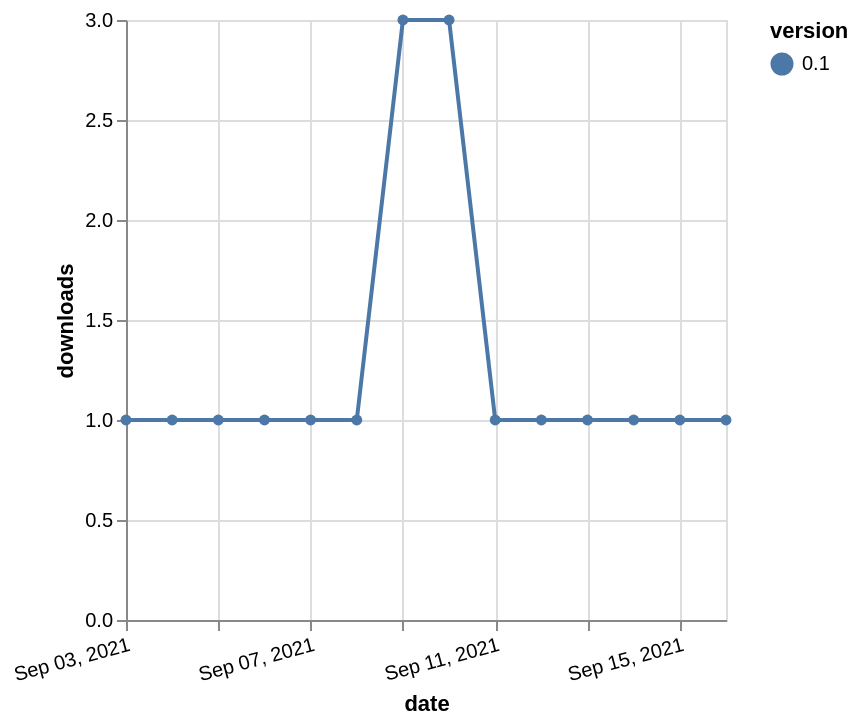

Here is the Vega-Lite specification saved for this chart:
### Vega-Lite specification from a JSON file in a GitHub repository (floating-point values rounded to 4 significant figures)
{"$schema": "https://vega.github.io/schema/vega-lite/v5.json", "description": "A simple bar chart with embedded data.", "data": {"values": [{"date": "2021-09-03", "total": 627, "delta": 1, "version": "0.1"}, {"date": "2021-09-04", "total": 628, "delta": 1, "version": "0.1"}, {"date": "2021-09-05", "total": 629, "delta": 1, "version": "0.1"}, {"date": "2021-09-06", "total": 630, "delta": 1, "version": "0.1"}, {"date": "2021-09-07", "total": 631, "delta": 1, "version": "0.1"}, {"date": "2021-09-08", "total": 632, "delta": 1, "version": "0.1"}, {"date": "2021-09-09", "total": 635, "delta": 3, "version": "0.1"}, {"date": "2021-09-10", "total": 638, "delta": 3, "version": "0.1"}, {"date": "2021-09-11", "total": 639, "delta": 1, "version": "0.1"}, {"date": "2021-09-12", "total": 640, "delta": 1, "version": "0.1"}, {"date": "2021-09-13", "total": 641, "delta": 1, "version": "0.1"}, {"date": "2021-09-14", "total": 642, "delta": 1, "version": "0.1"}, {"date": "2021-09-15", "total": 643, "delta": 1, "version": "0.1"}, {"date": "2021-09-16", "total": 644, "delta": 1, "version": "0.1"}]}, "width": "container", "mark": {"type": "line", "point": {"filled": true}}, "encoding": {"x": {"field": "date", "type": "temporal", "timeUnit": "yearmonthdate", "title": "date", "axis": {"labelAngle": -15}}, "y": {"field": "delta", "type": "quantitative", "title": "downloads"}, "color": {"field": "version", "type": "nominal"}, "tooltip": {"field": "delta"}}}
